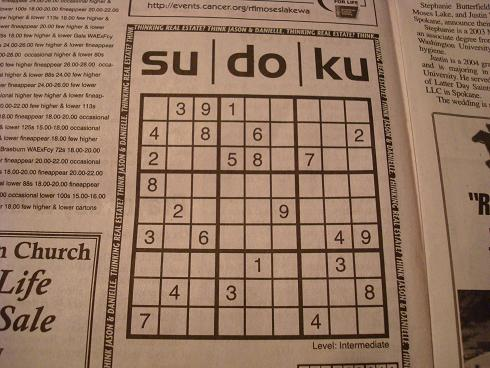
#> input picture datasets/00_sudoku/02_newspaper.jpg, 490 x 368 px
$ python -i main.py   (imports and definitions only)
#> lines starting #> are read from the running program, lines starting #| are printed output that depends on the picture; after the words box and inside, x2 and y2 are one past the last pixel; in counts of white or black regions, pixels touching at a corner belong together
### modules/01_ocr_digits/utils.py
import cv2
import numpy as np
import matplotlib.pyplot as plt

# [18 lines left out: functions show_images, cv2show, not called in this run]

def remove_noise(img):
    kernel = np.ones((1,1),np.uint8)
    return cv2.morphologyEx(img, cv2.MORPH_OPEN, kernel)

def fill_shapes(img):
    fill1 = cv2.morphologyEx(img, cv2.MORPH_CLOSE, cv2.getStructuringElement(cv2.MORPH_CROSS, (2,2)))
    fill2 = cv2.morphologyEx(fill1, cv2.MORPH_CLOSE, np.ones((2,2),np.uint8))
    return fill2

def skeletonize(img):
    img = img.copy()
    skel = img.copy()
    skel[:,:] = 0
    kernel = cv2.getStructuringElement(cv2.MORPH_CROSS, (3,3))

    while True:
        eroded = cv2.morphologyEx(img, cv2.MORPH_ERODE, kernel)
        temp = cv2.morphologyEx(eroded, cv2.MORPH_DILATE, kernel)
        temp  = cv2.subtract(img, temp)
        skel = cv2.bitwise_or(skel, temp)
        img[:,:] = eroded[:,:]
        if cv2.countNonZero(img) == 0:
            break
    return skel

### modules/01_ocr_digits/main.py
import ssl
import tensorflow as tf
import numpy as np
import tqdm
import cv2
from utils import *
from rectangle import Rectangle
ssl._create_default_https_context = ssl._create_unverified_context

THRESHOLD = 127 # optimizing threshold https://homepages.inf.ed.ac.uk/rbf/CVonline/LOCAL_COPIES/OWENS/LECT2/node3.html
SAMPLE = 90
PIXELS_X = 28
PIXELS_Y = 28
MIN_CONTOUR_THRESHOLD = 0.05


def find_digit_contour(gray_img):
    # RETR_EXTERNAL child contour are ignored
    # CHAIN_APPROX_NONE return closest geometry fit
    contours = cv2.findContours(gray_img, cv2.RETR_EXTERNAL, cv2.CHAIN_APPROX_NONE)[0]
    min_contour_height = int(gray_img.shape[0] * MIN_CONTOUR_THRESHOLD)
    min_contour_width = int(gray_img.shape[1] * MIN_CONTOUR_THRESHOLD)
    contour_quandidates = []
    for c in contours:
        x,y,w,h = cv2.boundingRect(c)
        if w > min_contour_width and w < gray_img.shape[1] - 1 and h > min_contour_height and h < gray_img.shape[0] - 1:
            contour_quandidates.append(c)

    if len(contour_quandidates):
        contour_points = np.concatenate((contour_quandidates))
        epsilon = 0.1*cv2.arcLength(contour_points,True)
        approx = cv2.approxPolyDP(contour_points,epsilon,True)
        return approx

    return None


def center_in_background(background_img, img):
    assert background_img.shape[0] > img.shape[0]
    assert background_img.shape[1] > img.shape[1]

    ## (1) Find centers
    pt1 = int(background_img.shape[1] / 2), int(background_img.shape[0] / 2)
    pt2 = int(img.shape[1] / 2), int(img.shape[0] / 2)

    ## (2) Calc offset
    dx = pt1[0] - pt2[0]
    dy = pt1[1] - pt2[1]

    ## (3) do slice-op `paste`
    h,w = img.shape[:2]

    dst = background_img.copy()
    dst[dy:dy+h, dx:dx+w] = img
    return dst

def preprocessing(img):
    if img.ndim == 3:
        th = cv2.threshold(cv2.cvtColor(img, cv2.COLOR_BGR2GRAY), THRESHOLD, 255, cv2.THRESH_BINARY_INV)[1]
    else:
        th = cv2.threshold(img, THRESHOLD, 255, cv2.THRESH_BINARY)[1]

    out = remove_noise(th)
    out = skeletonize(out)
    out = fill_shapes(out)
    out = skeletonize(out)
    # out = cv2.bitwise_not(out)

    out_color = cv2.cvtColor(out, cv2.COLOR_GRAY2BGR)
    digit_contour = find_digit_contour(out)
    if digit_contour is not None:
        cv2.drawContours(out_color, [digit_contour], 0, (0,255,0), 1)
        # [9 lines of commented-out code are left out]

    return cv2.cvtColor(out_color, cv2.COLOR_BGR2GRAY)

def combine(ref, out):
    for i in range(SAMPLE):
        yield np.concatenate((ref[i], out[i]))


def test_mnist_sample():
    (images, labels), (x_test, y_test) = tf.keras.datasets.mnist.load_data()
    ref_images = images[0:SAMPLE]
    out = list(map(preprocessing, ref_images))
    out = list(combine(ref_images, out))
    show_images(out, columns=15, rows=int(SAMPLE/15), labels=list(labels[0:SAMPLE]))

# [5 lines not run here, left out]

>>> import cv2
>>> picture = cv2.imread('../../datasets/00_sudoku/02_newspaper.jpg')
#> picture is the input picture: shape (368, 490, 3); mean B, G, R 99.6, 120.7, 150.8
>>> result = preprocessing(picture)
#> in preprocessing, `th = cv2.threshold(cv2.cvtColor(img, cv2.COLOR_BGR2GRAY), THRESHOLD, 2..`:
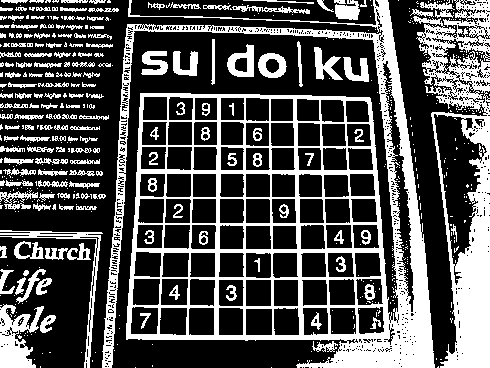
#> th: shape (368, 490); 31.8% white; 543 white regions (373 under 20 px), largest, box (x1, y1, x2, y2) and area: (102, 0, 435, 368) 29099, (413, 0, 490, 368) 11187, (0, 304, 44, 368) 1549
#> in skeletonize, `skel[:,:] = 0`: skel: shape (368, 490); every value is 0
#> the loop in skeletonize, `while True:` made 40 passes
#> pass 1, in skeletonize, `eroded = cv2.morphologyEx(img, cv2.MORPH_ERODE, kernel)`:
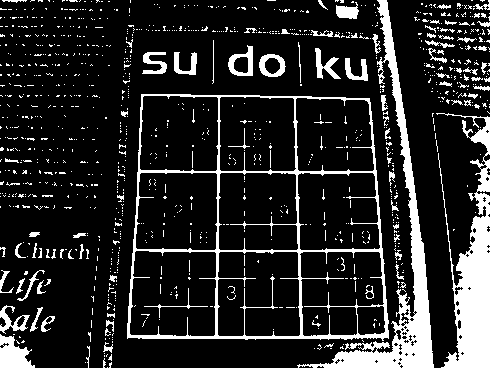
#> eroded: shape (368, 490); 15.4% white; 1072 white regions (979 under 20 px), largest, box (x1, y1, x2, y2) and area: (297, 0, 434, 368) 6281, (127, 94, 389, 341) 6025, (436, 113, 490, 368) 5717
#> after the loop in skeletonize, `while True:`:
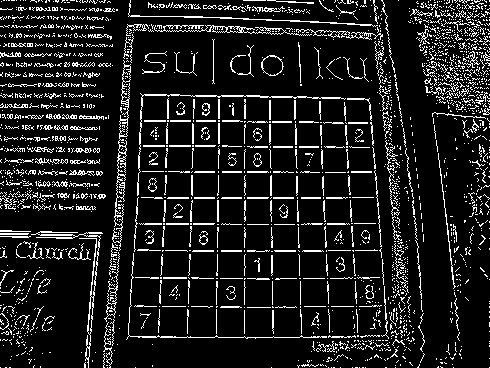
#> skel: shape (368, 490); 11.8% white in thin lines or dots
#> in fill_shapes, `fill1 = cv2.morphologyEx(img, cv2.MORPH_CLOSE, cv2.getStructuringEleme..`:
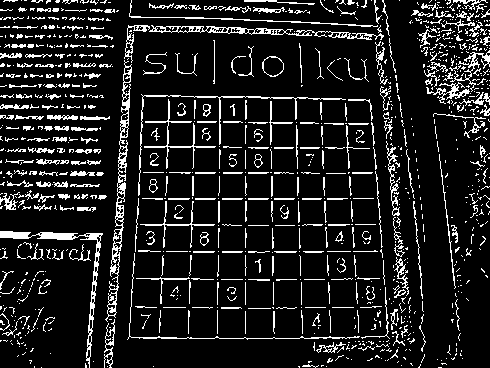
#> fill1: shape (368, 490); 12.3% white in thin lines or dots
#> in fill_shapes, `fill2 = cv2.morphologyEx(fill1, cv2.MORPH_CLOSE, np.ones((2,2),np.uint..`:
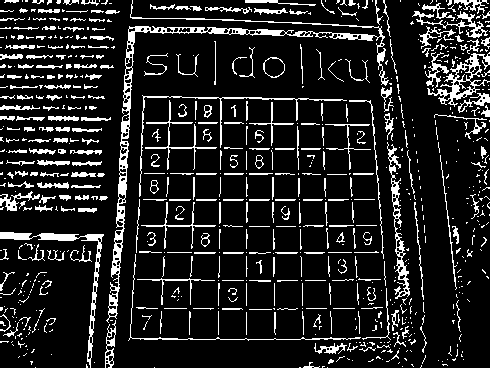
#> fill2: shape (368, 490); 13.5% white in thin lines or dots
#> the loop in skeletonize (call 2), `while True:` made 5 passes
#> pass 1, in skeletonize (call 2), `eroded = cv2.morphologyEx(img, cv2.MORPH_ERODE, kernel)`:
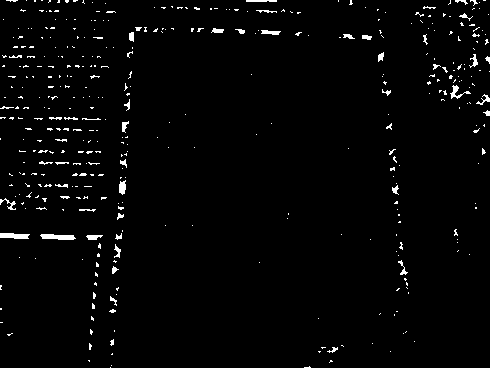
#> eroded: shape (368, 490); 2.2% white in thin lines or dots
#> after the loop in skeletonize (call 2), `while True:`:
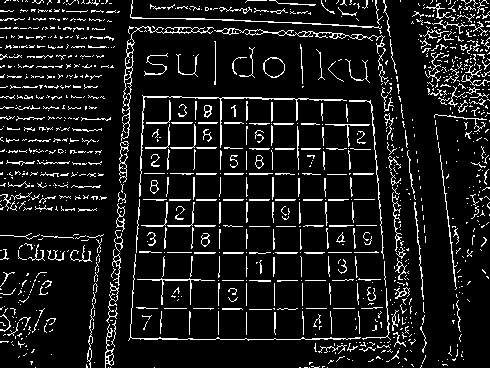
#> skel: shape (368, 490); 10% white in thin lines or dots
#> in preprocessing, `out_color = cv2.cvtColor(out, cv2.COLOR_GRAY2BGR)`: out_color: shape (368, 490, 3); 10% white in thin lines or dots
#> in find_digit_contour, `contours = cv2.findContours(gray_img, cv2.RETR_EXTERNAL, cv2.CHAIN_APP..`: contours = 1125 contours, 1079 with area under 20; largest, box (x1, y1, x2, y2) and area: (263, 57, 285, 78) 328, (121, 26, 214, 141) 327, (214, 28, 385, 54) 324, (139, 95, 347, 197) 254, (105, 324, 114, 368) 124
#> the loop in find_digit_contour, `for c in contours:` made 1125 passes
#> (x, y, w, h) on passes 1 to 3: (327, 367, 1, 1), (309, 367, 1, 1), (304, 367, 4, 1)
#> after the loop in find_digit_contour, `for c in contours:`: contour_quandidates = 15 contours; largest, box (x1, y1, x2, y2) and area: (121, 26, 214, 141) 327, (214, 28, 385, 54) 324, (139, 95, 347, 197) 254, (130, 0, 382, 29) 101, (128, 254, 361, 341) 76
#> in find_digit_contour, `contour_points = np.concatenate((contour_quandidates))`: contour_points = contour of 4584 points, box (x1, y1, x2, y2) (121, 0, 490, 341), area 6021
#> in find_digit_contour, `epsilon = 0.1*cv2.arcLength(contour_points,True)`: epsilon = 713.1
#> in find_digit_contour, `approx = cv2.approxPolyDP(contour_points,epsilon,True)`: approx = [[390, 339]]
#> in preprocessing, `cv2.drawContours(out_color, [digit_contour], 0, (0,255,0), 1)`: out_color: shape (368, 490, 3); mean B, G, R 25.5, 25.5, 25.5
